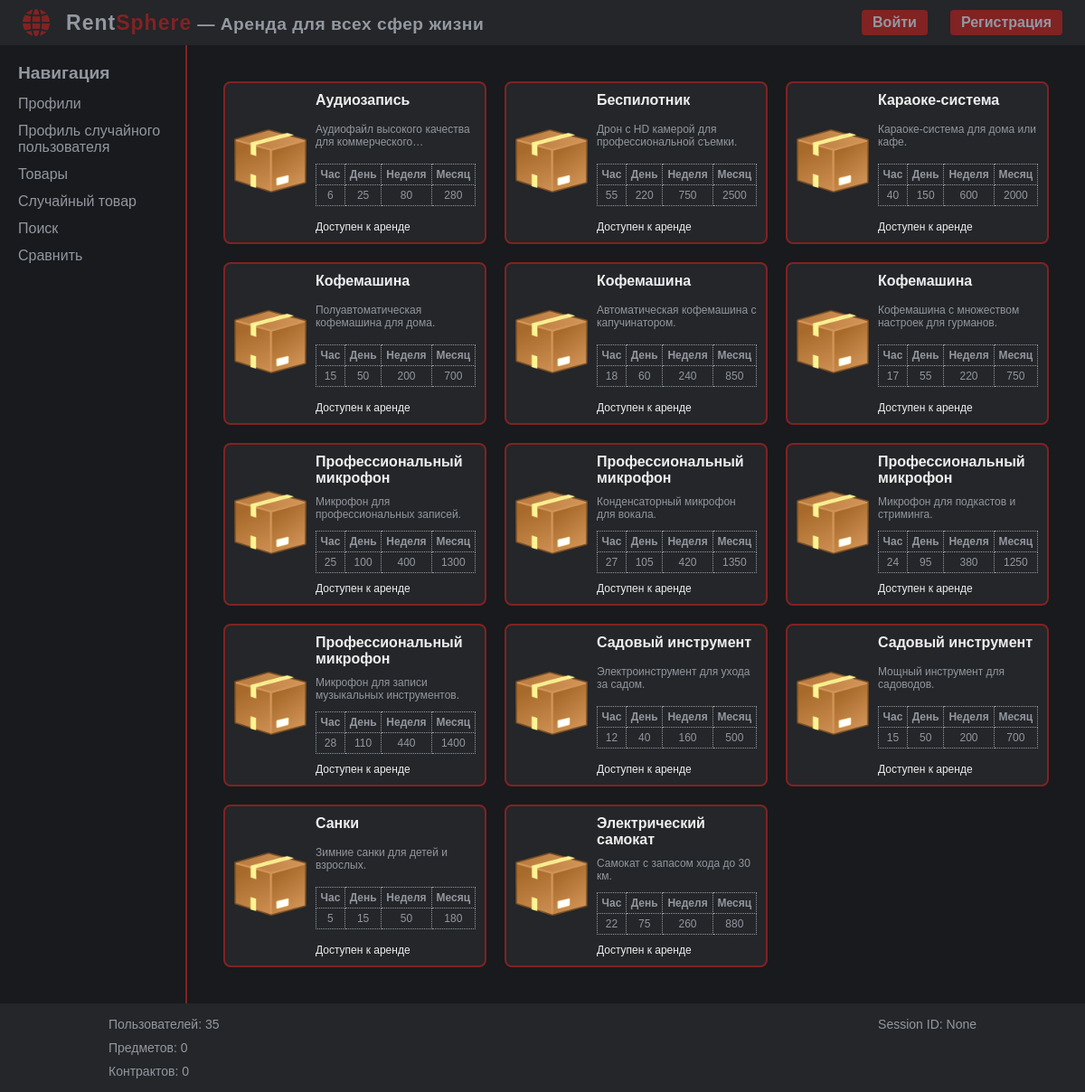
The app's page /items/ with its own data.
### tables this page shows
CREATE TABLE "items"
(
    id       INTEGER not null
        primary key autoincrement,
    photo    VARCHAR(255),
    name     VARCHAR(255),
    desc     TEXT,
    price_h  DECIMAL(10, 2),
    price_d  DECIMAL(10, 2),
    price_w  DECIMAL(10, 2),
    price_m  DECIMAL(10, 2),
    owner_id INTEGER
);

### app.py (the view)
@app.route("/items/", methods=["GET"])
def items():
    item_fields = (
        "id",
        "photo",
        "name",
        "desc",
        "price_h",
        "price_d",
        "price_w",
        "price_m",
    )
    items_data = items_manager.get_items_data(item_fields)
    contract_fields = (
        "item_id",
        "is_available"
    )
    contracts_data = contracts_manager.get_contracts_data(contract_fields)
    contracts_dict = {}
    for contract in contracts_data:
        contracts_dict[contract["item_id"]] = contract["is_available"]
    items_with_contracts = []
    for item in items_data:
        is_available = contracts_dict.get(item["id"], False)
        item_data = {
            "id": item["id"],
            "photo": item["photo"],
            "name": item["name"],
            "desc": item["desc"],
            "price_h": item["price_h"],
            "price_d": item["price_d"],
            "price_w": item["price_w"],
            "price_m": item["price_m"],
            "is_available": is_available,
        }
        items_with_contracts.append(item_data)
    return render_template("items.html", items=items_with_contracts)

### app.py (called while the page is built, shortened)
@app.context_processor
def stats_data():
    session_id = session.get("user_id")
    users_total = users_manager.get_users_data("COUNT(*)")[0][0]
    items_total = 0
    contracts_total = 0
    stats = {
        "users_total": users_total,
        "items_total": items_total,
        "contracts_total": contracts_total,
        "session_id": session_id
    }
    return dict(stats=stats)

@app.context_processor
def inject_user():
    user_id = session.get("user_id")
    user_data = {"id": None, "login": "Guest"}
    return {"current_user": user_data}

### modules/contracts_management.py (called while the page is built)
    def get_contracts_data(self, fields=None, size=None):
        if fields:
            fields = self.normalize_fields(fields)
        query = f"SELECT {fields} FROM contracts"
        with DatabaseManager(self.database) as db:
            if size:
                contracts_data = db.execute(query).fetchmany(size)
            else:
                contracts_data = db.execute(query).fetchall()
        return contracts_data

### modules/data_management.py (called while the page is built)
    @staticmethod
    def normalize_fields(fields):
        if fields is None:
            return "*"
        elif isinstance(fields, str):
            return fields
        elif isinstance(fields, tuple):
            return ", ".join(fields)
        else:
            raise ValueError("fields должен быть строкой, кортежем или None.")

### modules/db_tools.py (called while the page is built)
    def __enter__(self):
        self.connection = sqlite3.connect(self.db_name)
        self.connection.row_factory = sqlite3.Row
        self.cursor = self.connection.cursor()
        return self.cursor

    def __exit__(self, exc_type, exc_val, exc_tb):
        if exc_type is None:
            self.connection.commit()
        self.cursor.close()
        self.connection.close()

### modules/items_management.py (called while the page is built)
    def get_items_data(self, fields=None, size=None):
        if fields:
            fields = self.normalize_fields(fields)
        query = f"SELECT {fields} FROM items"
        with DatabaseManager(self.database) as db:
            if size:
                item_data = db.execute(query).fetchmany(size)
            else:
                item_data = db.execute(query).fetchall()
        return item_data

### modules/users_management.py (called while the page is built)
    def get_users_data(self, fields=None, size=None):
        if fields:
            fields = self.normalize_fields(fields)
        query = f"SELECT {fields} FROM users"
        with DatabaseManager(self.database) as db:
            if size:
                user_data = db.execute(query).fetchmany(size)
            else:
                user_data = db.execute(query).fetchall()
        return user_data

### templates/items.html (shortened to what this page needs)
{% extends 'base.html' %}
{% block content %}
    <div class="items-container">
        {% for item in items %}
        <a href="{{ url_for('item_details', item_id=item.id) }}" class="item-card">
            <div class="item-photo">
                <img src="{{ url_for('static', filename='images/items/default_item.png') }}" alt="Photo">
            </div>
            <div class="item-short-details">
                <div class="item-name">{{ item.name }}</div>
                <div class="item-short-desc">{{ item.desc }}</div>
                <table class="price-table">
                    <tr>
                        <th>Час</th>
                        <th>День</th>
                        <th>Неделя</th>
                        <th>Месяц</th>
                    </tr>
                    <tr>
                        <td>{{ item.price_h }}</td>
                        <td>{{ item.price_d }}</td>
                        <td>{{ item.price_w }}</td>
                        <td>{{ item.price_m }}</td>
                    </tr>
                </table>
                <div class="item-data">
                    {% if item.is_available %}
                        Доступен к аренде
                    {% else %}
                        Не доступен
                    {% endif %}
                </div>
            </div>
        </a>
        {% endfor %}
    </div>
{% endblock %}

### static/css/styles.css (style rules this page uses)
body { background-color: #181A1D; color: #EEEEEE; margin: 0; font-family: Arial, sans-serif; }

### static/css/modules/items.css (style rules this page uses)
.items-container { display: grid; grid-template-columns: repeat(3, 1fr); gap: 20px; margin: 20px; max-width: 1000px; }
.item-card { display: flex; background-color: #242629; color: #EEEEEE; border-radius: 8px; padding: 10px; transition: background-color 0.3s; border: 2px solid #812223; align-items: center; height: 180px; text-decoration: none; box-sizing: border-box; }
.item-photo { margin-right: 10px; }
.item-photo img { width: 80px; height: 80px; border-radius: 10px; }
.item-short-details { display: flex; flex-direction: column; justify-content: space-between; height: 100%; }
.item-name { font-size: 16px; font-weight: bold; }
.item-short-desc { color: #92979F; font-size: 12px; margin-top: 5px; display: -webkit-box; -webkit-line-clamp: 2; -webkit-box-orient: vertical; overflow: hidden; text-overflow: ellipsis; }
.price-table { margin-top: 5px; width: 100%; border-collapse: collapse; }
.price-table th, .price-table td { padding: 4px; text-align: center; border: 1px dotted #92979F; color: #92979F; font-size: 12px; }
.item-data { margin-top: 5px; font-size: 12px; }

### records on screen
items: name "Аудиозапись", desc "Аудиофайл высокого качества для…", price_m "280"
items: name "Беспилотник", desc "Дрон с HD камерой для профессиональной съемки.", price_w "750", price_m "2500"
items: name "Караоке-система", desc "Караоке-система для дома или кафе.", price_w "600", price_m "2000"
items: name "Кофемашина", desc "Полуавтоматическая кофемашина для дома.", price_m "700"
items: name "Кофемашина", desc "Автоматическая кофемашина с капучинатором.", price_m "850"
items: name "Кофемашина", desc "Кофемашина с множеством настроек для гурманов.", price_m "750"
items: name "Профессиональный микрофон", desc "Микрофон для профессиональных записей.", price_w "400", price_m "1300"
items: name "Профессиональный микрофон", desc "Конденсаторный микрофон для вокала.", price_w "420", price_m "1350"
items: name "Профессиональный микрофон", desc "Микрофон для подкастов и стриминга.", price_w "380", price_m "1250"
items: name "Профессиональный микрофон", desc "Микрофон для записи музыкальных инструментов.", price_w "440", price_m "1400"
items: name "Садовый инструмент", desc "Электроинструмент для ухода за садом.", price_m "500"
items: name "Садовый инструмент", desc "Мощный инструмент для садоводов.", price_m "700"
items: name "Санки", desc "Зимние санки для детей и взрослых.", price_h "5", price_d "15", price_w "50", price_m "180"
items: name "Электрический самокат", desc "Самокат с запасом хода до 30 км.", price_w "260", price_m "880"

### other values on screen
{{ item.price_h }} "6" "55" "40" "15" "18" "17" "25" "27" "24" "28" "12" "15" "22"
{{ item.price_d }} "25" "220" "150" "50" "60" "55" "100" "105" "95" "110" "40" "50" "75"
{{ item.price_w }} "80" "200" "240" "220" "160" "200"
{{ stats.users_total }} "35"
{{ stats.session_id }} "None"
{{ stats.items_total }} "0"
{{ stats.contracts_total }} "0"
